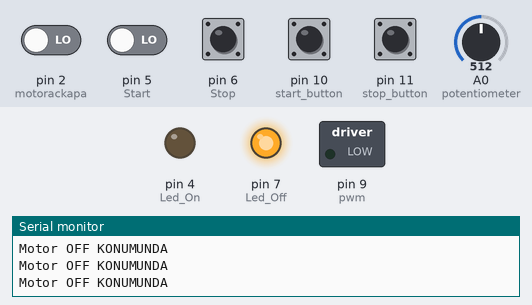
The sketch below on a simulated Arduino Uno, built with avr-gcc and run on an emulated ATmega328P. On the bench: switched loads named in the sketch (green lamp = pin HIGH), output pins drawn as LEDs (lit = HIGH), the last lines printed to the serial monitor. Inputs (shaded band) come from the test bench; at power-on: pin 10 (start_button), pin 11 (stop_button) HIGH, pin 2 (motorackapa), pin 5 (Start), pin 6 (Stop) LOW, A0 (potentiometer) = 512.

Above: at 1.2 s.
1.3 s: pin 2 (motorackapa) driven HIGH
At 1.6 s:
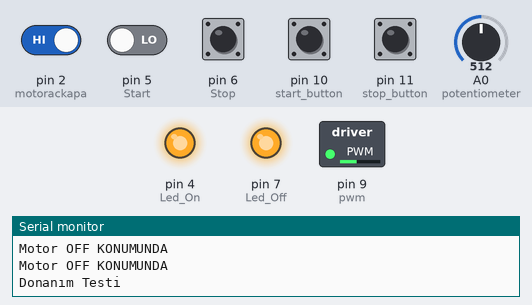
4.3 s: pin 2 (motorackapa) driven LOW and pin 5 (Start) driven HIGH
7.3 s: pin 5 (Start) driven LOW
At 7.41 s:
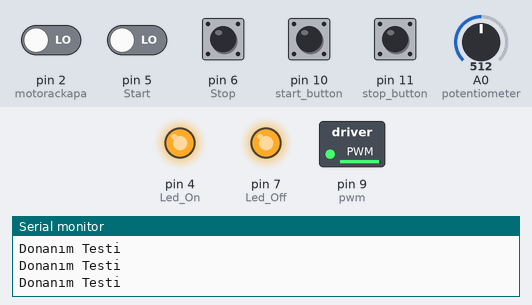
10.3 s: pin 10 (start_button) pulled LOW for 0.15 s
At 11.1 s:
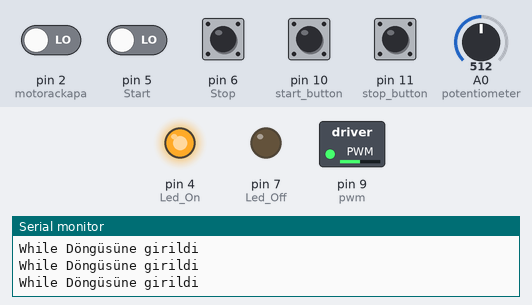
11.9 s: pin 2 (motorackapa) driven HIGH
At 12.22 s:
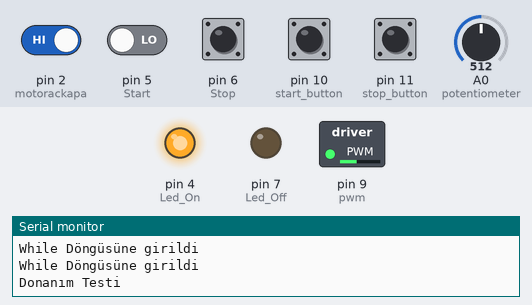
14.9 s: pin 2 (motorackapa) driven LOW and pin 10 (start_button) driven LOW
At 18.6 s:
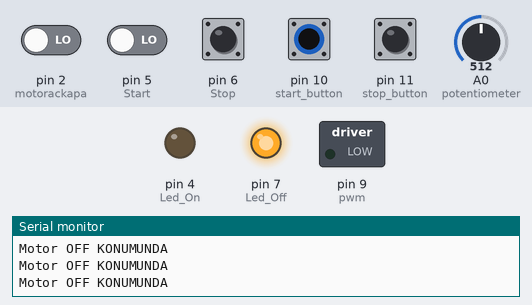
Timing chart, 0 to 18.9 s (numbered marks = the images above; inputs shaded):
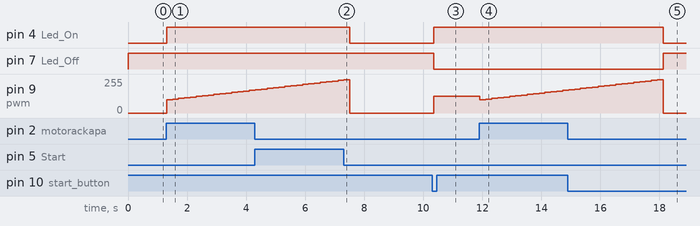

Measured:
- after the input at 1.3 s, pin 4 (Led_On): LOW → HIGH at once; pin 9 (pwm): moves from 0/255 to 170/255 over 2.8 s, starting at once
- after the input at 7.3 s, pin 4 (Led_On): goes on until 7.5 s, then stays LOW; pin 7 (Led_Off): stays HIGH (without the input it goes to LOW after 0.23 s); pin 9 (pwm): goes on until 7.5 s, then stays 0/255
- after the input at 10.3 s, pin 4 (Led_On): LOW → HIGH after 0.05 s; pin 7 (Led_Off): HIGH → LOW after 0.05 s; pin 9 (pwm): 0/255 → 127/255 after 0.05 s
- after the input at 11.9 s, pin 9 (pwm): 127/255 → 100/255 at once, → 105/255 0.20 s later, → 110/255 0.20 s later, → 115/255 0.20 s later, … (15 changes in this stretch)
- after the input at 14.9 s, pin 4 (Led_On): HIGH → LOW after 3.2 s; pin 7 (Led_Off): LOW → HIGH after 3.2 s

The sketch:

Motor_HizKontrol.ino
```cpp
#define potentiometer A0
#define stop_button  11
#define start_button 10
#define pwm  9
#define motorackapa 2
#define Led_On  4
#define Led_Off 7
#define Start 5
#define Stop 6


int analog_value = 0;
int output_value= 0;

//start buton
int lastButtonState;
int currentButtonState;
bool Test_State;

//stop buton
int lastButtonState1;
int currentButtonState1;

//Raspberry Start

int Start_Rasp;
int Stop_Rasp;
int Motor_Test;


void setup()
 {
   Serial.begin(9600);
   pinMode(Led_Off, OUTPUT);
   pinMode(Led_On,OUTPUT);
   pinMode(motorackapa, INPUT);
   pinMode(potentiometer, INPUT);
   pinMode(pwm, OUTPUT);
   pinMode(start_button, INPUT_PULLUP);
   pinMode(stop_button, INPUT_PULLUP);
   pinMode(Start, INPUT);
   pinMode(Stop, INPUT);
   currentButtonState = digitalRead(start_button);
   currentButtonState1 = digitalRead(stop_button);
}

void loop()
 {

  lastButtonState    = currentButtonState;
  currentButtonState = digitalRead(start_button);
  Start_Rasp= digitalRead(Start);
  Motor_Test =digitalRead(motorackapa);   // Start Buton with external buton
  if((lastButtonState ==1 && currentButtonState ==0) ||Start_Rasp==1 )

      {
         Test_State = true;
         Serial.println("Start butona basıldı");
      }
  if(Motor_Test ==1)
  {
    Donanim_Testi();
    Test_State = false;
  }

  else
     analogWrite(pwm,0);
     digitalWrite(Led_On,LOW);
     digitalWrite(Led_Off,HIGH);
     Serial.println("Motor OFF KONUMUNDA");

  while(Test_State == true)
     {
        Motor();
        Serial.println("While Döngüsüne girildi");
        lastButtonState1  = currentButtonState1;
        currentButtonState1 = digitalRead(stop_button);
        Stop_Rasp =  digitalRead(Stop);
        Motor_Test =digitalRead(motorackapa);
       if((lastButtonState1 == 0 && currentButtonState1 ==1)|| Stop_Rasp ==1)
     {
          Test_State =false;
          digitalWrite(Led_On, LOW);
          digitalWrite(Led_Off,HIGH);
     }

        if(Motor_Test ==1)
        {
            Donanim_Testi();
            Test_State=false;
        }
     }
}

void Motor()
{
    analog_value = analogRead(potentiometer);
    output_value = map (analog_value, 0,1023,0,255);
        if (analog_value < 200)
         {
           analogWrite(pwm, 0);
          }
        else
         analogWrite(pwm, output_value);
         digitalWrite(Led_On, HIGH);
         digitalWrite(Led_Off,LOW);
}

void Donanim_Testi()
{
    for(int i =100; i<=250 ; i+=5)
          {
             analogWrite(pwm,i);
             digitalWrite(Led_On,HIGH);
             delay(200);
             digitalWrite(Led_On,LOW);
             Serial.println("Donanım Testi ");
          }
}
```
